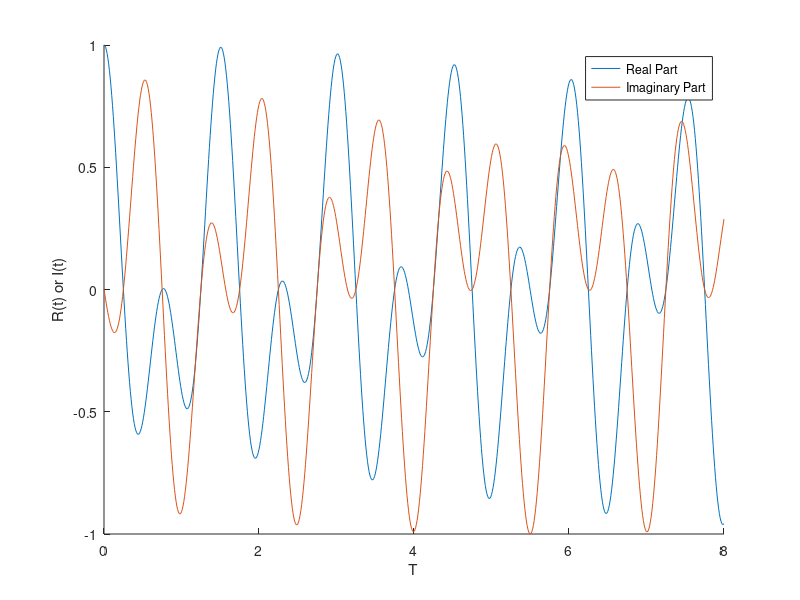

Source code (MATLAB):
clear all;
clc;
f=1;
fs=8;
T=(fs/f);
t=0:0.01:T;
X=cos(2*pi*f*t).*exp(-2*(1i).*t);
R=real(X);
I=imag(X);
hold on;
plot(t,R);
plot(t,I);
hold off;
legend("Real Part","Imaginary Part");
xlabel('T');
ylabel("R(t) or I(t)");